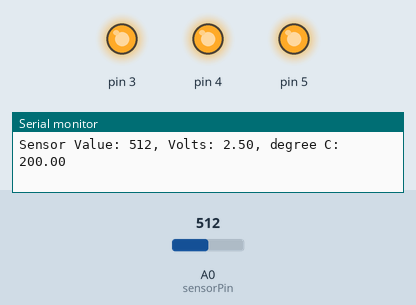
A sketch run on a simulated Arduino Uno, built with avr-gcc and run on an emulated ATmega328P. On the bench: output pins drawn as LEDs (lit = HIGH), the last lines printed to the serial monitor. The inputs (shaded band) are chosen by the test bench; at power-on: A0 (sensorPin) = 512.

Above: at 1.2 s.
1.3 s: A0 (sensorPin) set to 156
4.3 s: A0 (sensorPin) set to 130
At 4.6 s:
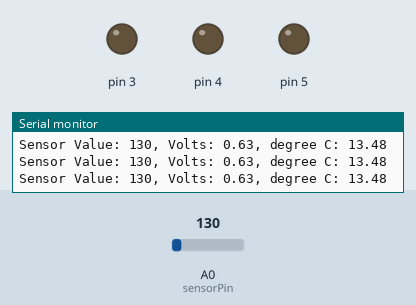
5.8 s: A0 (sensorPin) set to 306
At 6.9 s:
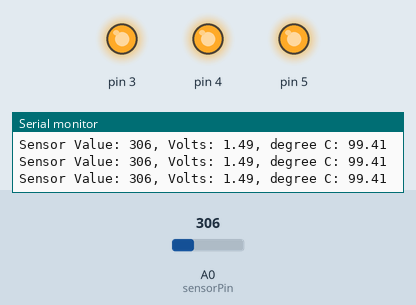
Timing chart, 0 to 8.8 s (numbered marks = the images above; inputs shaded):
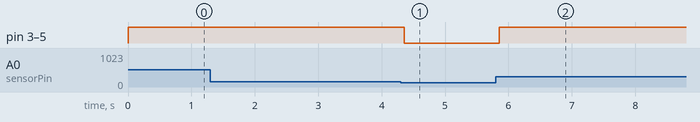

Measured:
- the behaviour switches between 144 and 143 on A0 (sensorPin) (found by bisection; images 0 and 1)
- after the input at 4.3 s, pin 3–5: HIGH → LOW after 0.05 s
- after the input at 5.8 s, pin 3–5: LOW → HIGH after 0.05 s

The sketch:

project03.ino
```cpp
const int sensorPin = A0;
const float baselineTmp = 20.0;

void setup() {
  // put your setup code here, to run once:
  Serial.begin(9600);
  for (int pinNumber = 3; pinNumber < 6; pinNumber++) {
    pinMode(pinNumber, OUTPUT);
    digitalWrite(pinNumber, LOW);
  }
}

void loop() {
  // put your main code here, to run repeatedly:
  int sensorVal = analogRead(sensorPin);
  Serial.print("Sensor Value: ");
  Serial.print(sensorVal);

  //ADコンバータから受け取った値を電圧に変換する
  float voltage = (sensorVal / 1024.0) * 5.0;
  Serial.print(", Volts: ");
  Serial.print(voltage);

  //電圧を温度に変換する
  float temperature = (voltage - 0.5) * 100;
  Serial.print(", degree C: ");
  Serial.print(temperature);
  Serial.print("\n");

  //LEDを点灯させる
  if (temperature < baselineTmp) {
    digitalWrite(3, LOW);
    digitalWrite(4, LOW);
    digitalWrite(5, LOW);
  } else if (temperature >= baselineTmp + 2 &&
             temperature < baselineTmp + 4) {
    digitalWrite(3, HIGH);
    digitalWrite(4, LOW);
    digitalWrite(5, LOW);
  } else if (temperature >= baselineTmp + 4 &&
             temperature < baselineTmp + 6) {
    digitalWrite(3, HIGH);
    digitalWrite(4, HIGH);
    digitalWrite(5, LOW);
  } else if (temperature >= baselineTmp + 6) {
    digitalWrite(3, HIGH);
    digitalWrite(4, HIGH);
    digitalWrite(5, HIGH);
  }
  delay(1);
}
```
